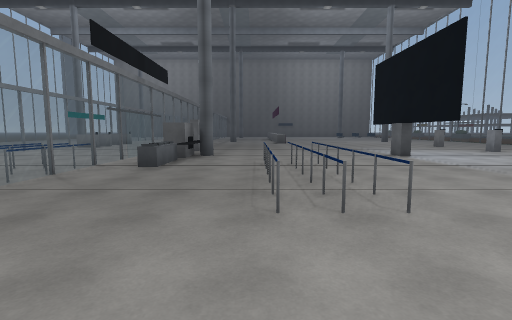
view 1 (above)

24 first-person views from a walk through a Unity game level. The camera is 1.5 m above the floor, tilts 6° down and sees 85° across. The floor is counted in squares, 2 m on a side. Each view is taken from the middle of a square. On the plan, view 1 faces up. The plan holds only what a view shows up to about 10 squares ahead; the rest is blank. The place goes on beyond the plan. The player character is not drawn. Door leaves are left out, so doorways stand open. Surface patterns are stand-ins for the level's own textures.

view 2
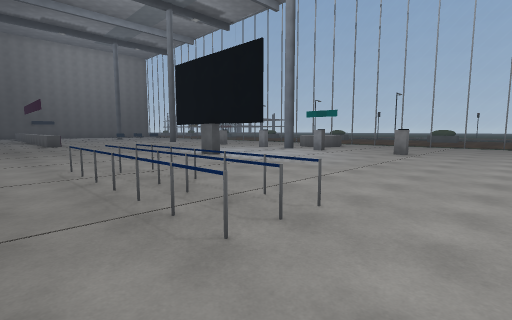

view 3
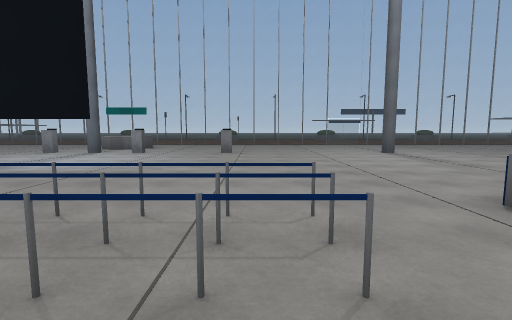

view 4
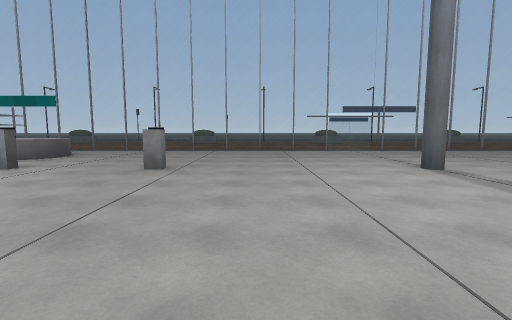

view 5
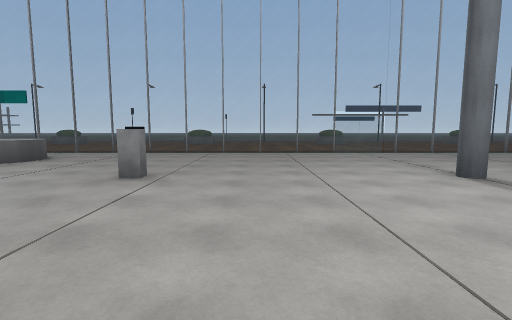

view 6
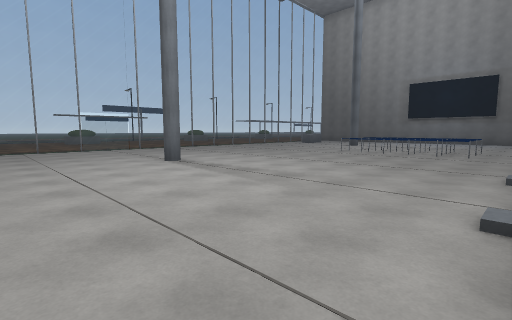

view 7
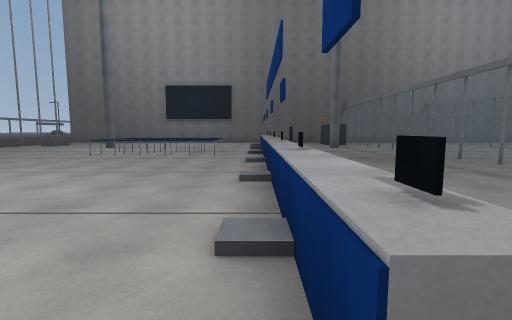

view 8
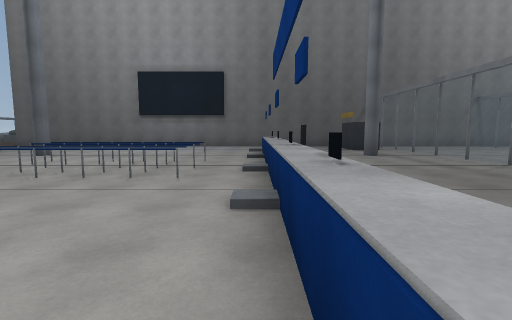

view 9
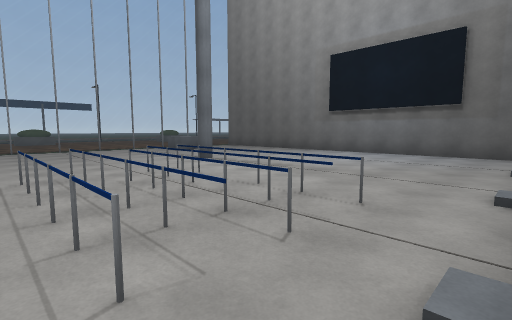

view 10
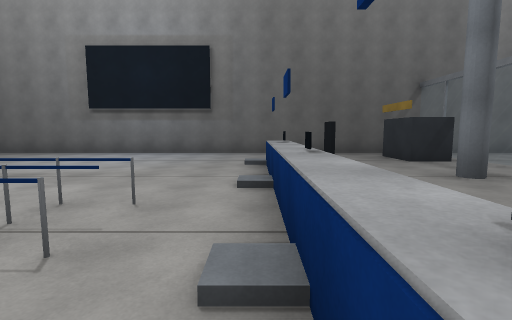

view 11
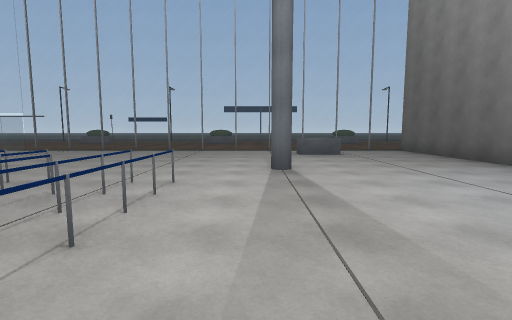

view 12
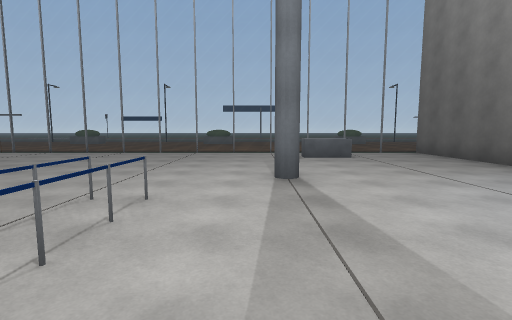

view 13
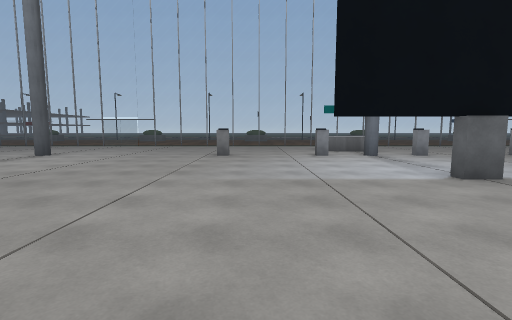

view 14
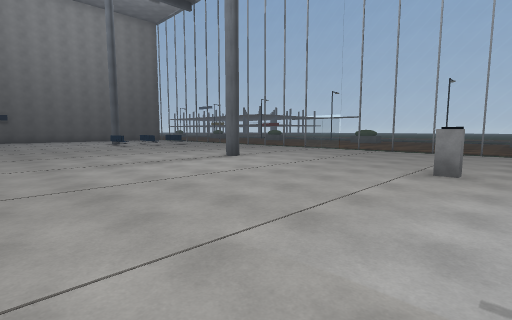

view 15
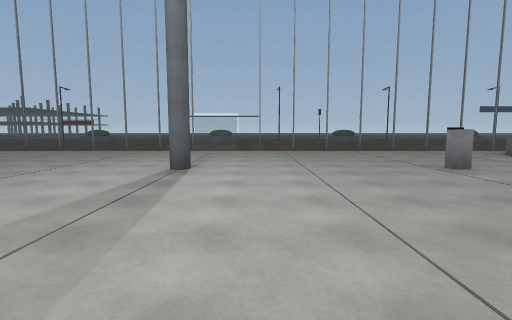

view 16
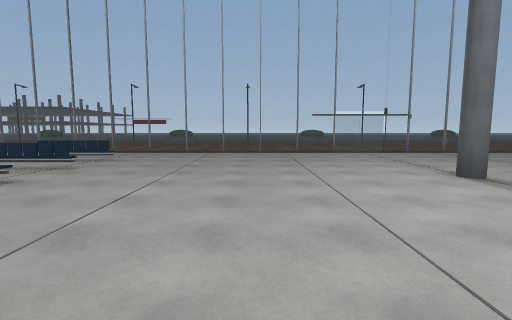

view 17
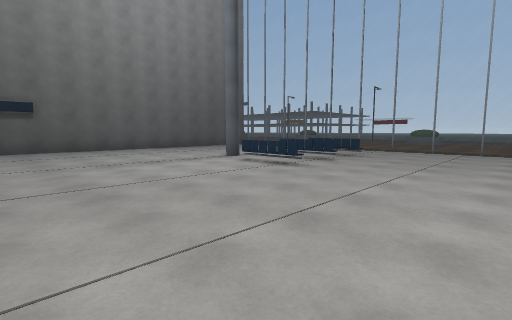

view 18
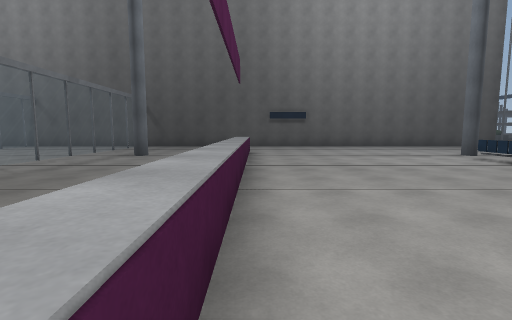

view 19
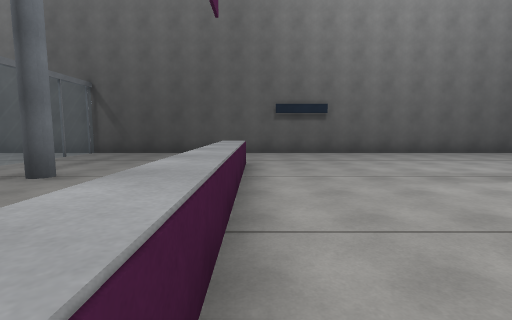

view 20
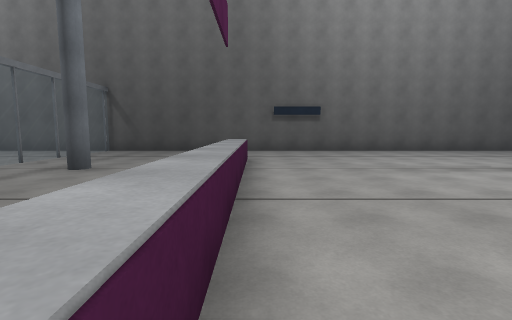

view 21
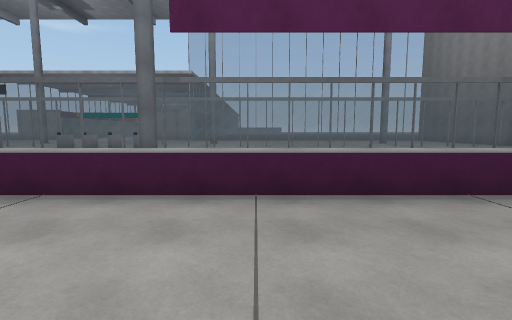

view 22
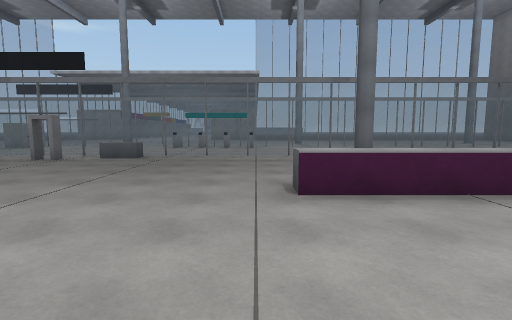

view 23
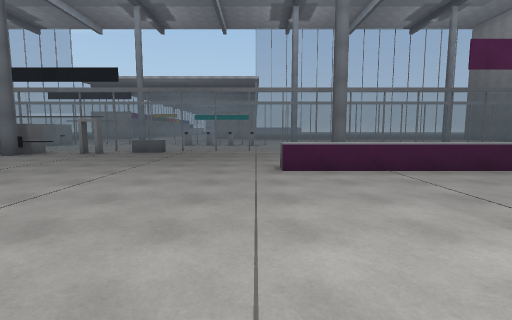

view 24
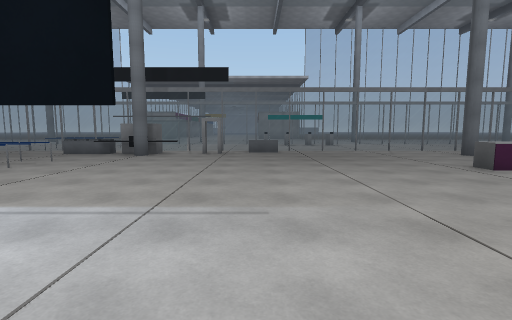

### Floor plan
Key: @ floor where view 1 was taken; # wall or solid block; . floor; / step, stairs or slope; = window, fence, low wall or low ledge; ^ raised ledge; O other object.
Columns run from 6 left of view 1 to 14 right of it. Each row starts with its distance up from view 1.
 34 ##################
 33   =...  ..........
 32  .=...  .........
 31  .=...  ........    =
 30  .=... ^.........   =
 29  .=... ^.........   =
 28  .=..= ^.......=.. .=
 27   =... ^......OO./..=
 26   =... ^......OO.O..=
 25   =... ^............=
 24   = .. ^............=
 23   =    ^............=
 22   =    ^............=
 21   =    ^............=
 20   =    ^............=
 19   =.   ^............=
 18   =..= ^.......=....=
 17  .=....^............=
 16  .=.................=
 15  .=.................=
 14  .=.................=
 13  .=...........O.....=
 12  .=O................
 11   =.#...............=
 10  .=...........O....
  9  .=.O.....O.....^^^.=
  8  .=.O.....O....=^^^.=
  7  .=.^.OO......O.....=
  6  OO.^.OO............=
  5   O...OO............=
  4   O...OO......O.....=
  3    ...OO............=
  2     ................=
  1      ...............=
  0       @^............=
 -1        //...........=
 -2        /.......=....=
 -3     .. //...........=
 -4    ... /............=
 -5   =....^............=
 -6  .=... //...........=
 -7  .=... /.OOOOO......=
 -8  .=... //.OOOO......=
 -9  .=... /.OOOOO......=
-10   =... ^.OOOOO......=
-11  .=... //...........=
-12  .=..= /.......=....=
-13  .=... //.........O.=
-14   =.#.# ............=
-15     #.  ............=
-16     ..  ............=
-17 ##  ################

Positions as (right, up) in squares from view 1, and headings:
1: (0, 0), facing up
2: (-1, 1), facing up-right
3: (-1, 3), facing right
4: (3, 2), facing right
5: (4, 2), facing right
6: (2, 2), facing down-right
7: (2, 1), facing down
8: (2, -3), facing down
9: (2, -7), facing down-right
10: (2, -7), facing down
11: (3, -11), facing right
12: (4, -11), facing right
13: (0, 12), facing right
14: (3, 12), facing up-right
15: (3, 17), facing right
16: (4, 22), facing right
17: (3, 22), facing up-right
18: (2, 20), facing up
19: (2, 24), facing up
20: (2, 23), facing up
21: (5, 21), facing left
22: (5, 16), facing left
23: (7, 16), facing left
24: (7, 12), facing left
